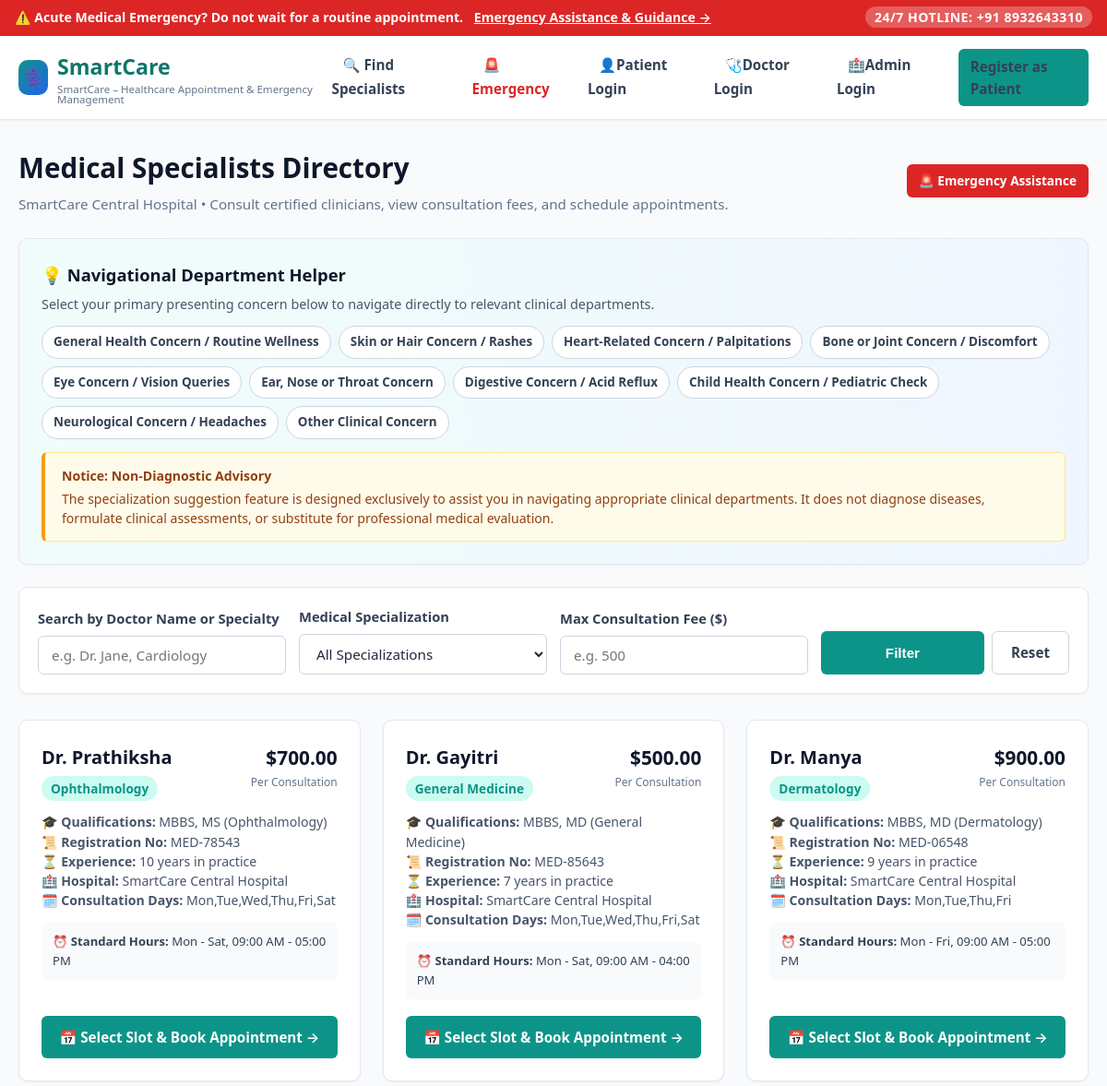
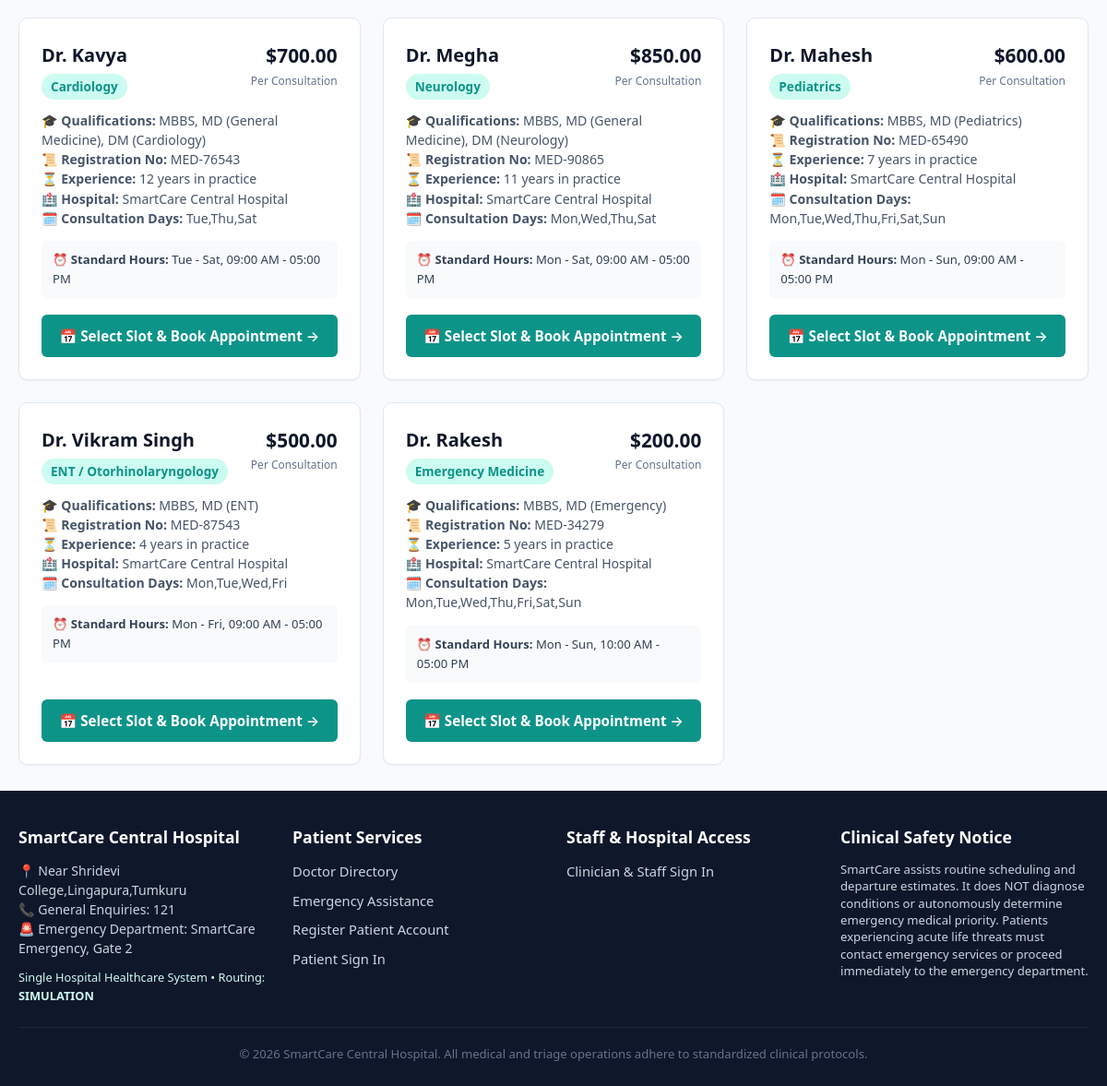
/find-doctors/, run on the app's committed database (2 pictures, top to bottom).
### core/models.py (models this page shows, shortened)
class DoctorProfile(models.Model):
    SPECIALIZATION_CHOICES = (
        ('General Medicine', 'General Medicine'),
        ('Cardiology', 'Cardiology'),
        ('Neurology', 'Neurology'),
        ('Dermatology', 'Dermatology'),
        ('Orthopedics', 'Orthopedics'),
        ('Pediatrics', 'Pediatrics'),
        ('Ophthalmology', 'Ophthalmology'),
        ('Gastroenterology', 'Gastroenterology'),
        ('Pulmonology', 'Pulmonology'),
        ('Emergency Medicine', 'Emergency Medicine'),
        ('ENT / Otorhinolaryngology', 'ENT / Otorhinolaryngology'),
        ('Psychiatry', 'Psychiatry'),
    )
    user = models.OneToOneField(User, on_delete=models.CASCADE, related_name='doctor_profile')
    specialization = models.CharField(max_length=100, choices=SPECIALIZATION_CHOICES, default='General Medicine')
    qualification = models.CharField(max_length=150)
    registration_number = models.CharField(max_length=50, unique=True)
    experience_years = models.PositiveIntegerField(default=1)
    hospital_name = models.CharField(max_length=150, default="SmartCare Central Hospital")
    hospital_address = models.CharField(max_length=255, default="100 Healthcare Blvd, Metro City")
    hospital_lat = models.FloatField(default=12.971598)
    hospital_lng = models.FloatField(default=77.594562)
    consultation_fee = models.DecimalField(max_digits=10, decimal_places=2, default=500.00)
    available_days = models.CharField(max_length=150, default="Mon,Tue,Wed,Thu,Fri", help_text="Comma-separated working days e.g. Mon,Tue,Wed,Thu,Fri")
    availability_summary = models.CharField(max_length=200, default="Mon - Fri, 09:00 AM - 05:00 PM")
    slot_duration_minutes = models.PositiveIntegerField(default=30)
    work_start_time = models.TimeField(default="09:00:00")
    work_end_time = models.TimeField(default="17:00:00")
    is_active = models.BooleanField(default=True, help_text="Active doctors are displayed in search and available for appointments")
    is_accepting_emergencies = models.BooleanField(default=True)
    created_at = models.DateTimeField(auto_now_add=True)
    updated_at = models.DateTimeField(auto_now=True)

class User(AbstractUser):
    ROLE_CHOICES = (
        ('patient', 'Patient'),
        ('doctor', 'Doctor'),
        ('staff', 'Clinical Staff'),
        ('admin', 'Administrator'),
    )
    role = models.CharField(max_length=20, choices=ROLE_CHOICES, default='patient')
    contact_number = models.CharField(max_length=20, blank=True)

### appointments/views.py (the view, shortened to what this page needs)
# urls.py: path('find-doctors/', views.find_doctors_view, name='find_doctors'),
def find_doctors_view(request):
    concern_filter = request.GET.get('concern', '').strip()
    specialization_filter = request.GET.get('specialization', '').strip()
    query = request.GET.get('q', '').strip()
    max_fee = request.GET.get('max_fee', '').strip()
    doctors = DoctorProfile.objects.filter(is_active=True).select_related('user')
    matched_concern = None
    if concern_filter:
        for c in HEALTH_CONCERNS_MAP:
            if c['id'] == concern_filter:
                specialization_filter = c['specialization']
                matched_concern = c
                break
    if specialization_filter:
        doctors = doctors.filter(specialization__icontains=specialization_filter)
    if max_fee:
        try:
            doctors = doctors.filter(consultation_fee__lte=float(max_fee))
        except ValueError:
            pass
    return render(request, 'find_doctors.html', {
        'doctors': doctors,
        'specializations': [s[0] for s in DoctorProfile.SPECIALIZATION_CHOICES],
        'concerns_map': HEALTH_CONCERNS_MAP,
        'selected_specialization': specialization_filter,
        'selected_concern': concern_filter,
        'matched_concern': matched_concern,
        'query': query,
        'max_fee': max_fee,
        'hospital_name': getattr(settings, 'DEFAULT_HOSPITAL_NAME', 'SmartCare Central Hospital'),
        'hospital_address': getattr(settings, 'DEFAULT_HOSPITAL_ADDRESS', '100 Healthcare Blvd, Metro City'),
    })

### templates/find_doctors.html (shortened to what this page needs)
{% extends 'base.html' %}
{% load static %}
{% block content %}
<div class="dashboard-header">
  <div>
    <h1>Medical Specialists Directory</h1>
    <p class="dashboard-subtitle">
      {{ DEFAULT_HOSPITAL_NAME }} &bull; Consult certified clinicians, view consultation fees, and schedule appointments.
    </p>
  </div>
  <div>
    <a href="{% url 'emergency_advisory' %}" class="btn btn-danger btn-sm">
      🚨 Emergency Assistance
    </a>
  </div>
</div>
<div class="card" style="margin-bottom: 24px; background:linear-gradient(to right, #f0fdfa, #eff6ff);">
  <h3 style="font-size:1.15rem; color:var(--slate-900); margin-bottom:6px;">
    💡 Navigational Department Helper
  </h3>
  <p style="font-size:0.9rem; color:var(--slate-600); margin-bottom:12px;">
    Select your primary presenting concern below to navigate directly to relevant clinical departments.
  </p>
  <div style="display:flex; gap:8px; flex-wrap:wrap;">
    {% for c in concerns_map %}
      <a href="?concern={{ c.id }}"
         class="btn btn-sm {% if selected_concern == c.id %}btn-primary{% else %}btn-outline{% endif %}"
         style="border-radius:9999px; font-size:0.84rem;">
        {{ c.title }}
      </a>
    {% endfor %}
  </div>
  <div class="clinical-disclaimer-box" style="margin-top:14px; margin-bottom:0;">
    <strong>Notice: Non-Diagnostic Advisory</strong>
    The specialization suggestion feature is designed exclusively to assist you in navigating appropriate clinical departments. It does not diagnose diseases, formulate clinical assessments, or substitute for professional medical evaluation.
  </div>
</div>
<div class="filter-bar">
  <form method="GET" class="filter-bar-grid">
    <div class="form-group" style="margin-bottom:0;">
      <label for="id-q">Search by Doctor Name or Specialty</label>
      <input type="text" name="q" id="id-q" value="{{ query }}" placeholder="e.g. Dr. Jane, Cardiology" class="form-control">
    </div>
    <div class="form-group" style="margin-bottom:0;">
      <label for="id-specialization">Medical Specialization</label>
      <select name="specialization" id="id-specialization" class="form-control">
        <option value="">All Specializations</option>
      </select>
    </div>
    <div class="form-group" style="margin-bottom:0;">
      <label for="id-max-fee">Max Consultation Fee ($)</label>
      <input type="number" name="max_fee" id="id-max-fee" value="{{ max_fee }}" placeholder="e.g. 500" class="form-control">
    </div>
    <div style="display:flex; gap:8px;">
      <button type="submit" class="btn btn-primary" style="flex:1;">Filter</button>
      <a href="{% url 'find_doctors' %}" class="btn btn-outline">Reset</a>
    </div>
  </form>
</div>
<div class="cards-grid">
  {% for doctor in doctors %}
    <div class="card" style="display:flex; flex-direction:column; justify-content:space-between;">
      <div>
        <div style="display:flex; justify-content:space-between; align-items:flex-start; margin-bottom:12px;">
          <div>
            <h2 style="font-size:1.25rem; font-weight:800; color:var(--slate-900);">
              Dr. {{ doctor.user.get_full_name }}
            </h2>
            <span style="font-size:0.85rem; font-weight:700; color:var(--primary-teal); background:var(--primary-teal-light); padding:3px 10px; border-radius:9999px; display:inline-block; margin-top:4px;">
              {{ doctor.specialization }}
            </span>
          </div>
          <div style="text-align:right;">
            <div style="font-size:1.3rem; font-weight:800; color:var(--slate-900);">${{ doctor.consultation_fee }}</div>
            <div style="font-size:0.75rem; color:var(--slate-500);">Per Consultation</div>
          </div>
        </div>
        <div style="margin-bottom:14px; font-size:0.88rem; color:var(--slate-600); line-height:1.5;">
          <p>🎓 <strong>Qualifications:</strong> {{ doctor.qualification }}</p>
          <p>📜 <strong>Registration No:</strong> {{ doctor.registration_number }}</p>
          <p>⏳ <strong>Experience:</strong> {{ doctor.experience_years }} years in practice</p>
          <p>🏥 <strong>Hospital:</strong> {{ DEFAULT_HOSPITAL_NAME }}</p>
          <p>🗓️ <strong>Consultation Days:</strong> {{ doctor.available_days }}</p>
        </div>
        <div style="background:var(--slate-50); padding:10px 12px; border-radius:var(--radius-sm); margin-bottom:18px; font-size:0.82rem; color:var(--slate-700);">
          ⏰ <strong>Standard Hours:</strong> {{ doctor.availability_summary }}
        </div>
      </div>
      <div>
        <a href="{% url 'book_appointment' doctor.id %}" class="btn btn-primary" style="width:100%; padding:10px;">
          📅 Select Slot & Book Appointment &rarr;
        </a>
      </div>
    </div>
  {% endfor %}
</div>
{% endblock %}

### templates/base.html (shortened to what this page needs)
{% load static %}
<!DOCTYPE html>
<html lang="en">
<head>
  <link rel="stylesheet" href="{% static 'css/style.css' %}">
  <link rel="stylesheet" href="{% static 'css/dashboard.css' %}">
  <link rel="stylesheet" href="{% static 'css/forms.css' %}">
</head>
<body>
  <div class="emergency-top-bar">
    <div>
      <span>⚠️ Acute Medical Emergency?</span>
      <strong>Do not wait for a routine appointment.</strong>
      <a href="{% url 'emergency_advisory' %}">Emergency Assistance & Guidance &rarr;</a>
    </div>
    <div>
      <span class="emergency-call">24/7 HOTLINE: +91 8932643310</span>
    </div>
  </div>
  <header>
    <div class="navbar">
      <a href="{% url 'home' %}" class="brand">
        <span class="brand-icon">⚕️</span>
        <div>
          <span>{{ APP_NAME }}</span>
          <span style="display:block; font-size:0.72rem; font-weight:500; color:var(--slate-500); line-height:1;">
            SmartCare – Healthcare Appointment & Emergency Management
          </span>
        </div>
      </a>
      <nav>
        <ul class="nav-links">
          <li><a href="{% url 'find_doctors' %}">🔍 Find Specialists</a></li>
          <li><a href="{% url 'emergency_advisory' %}" style="color:#dc2626; font-weight:700;">🚨 Emergency</a></li>
          {% if user.is_authenticated %}
            {% if user.is_patient %}
              <li><a href="{% url 'patient_dashboard' %}">📋 My Appointments</a></li>
            {% elif user.is_doctor %}
              <li><a href="{% url 'doctor_dashboard' %}">🩺 My Consultations</a></li>
              <li><a href="{% url 'doctor_availability' %}">⏰ My Availability</a></li>
            {% endif %}
            {% if is_hospital_admin %}
              <li><a href="{% url 'admin_doctor_list' %}">👨‍⚕️ Doctors</a></li>
              <li><a href="{% url 'admin_doctor_create' %}" class="btn btn-sm btn-primary" style="padding:4px 10px; font-size:0.82rem;">+ Add Doctor</a></li>
              <li><a href="{% url 'admin_patient_list' %}">👥 Patients</a></li>
              <li><a href="{% url 'admin_appointment_list' %}">📋 Appointments</a></li>
            {% endif %}
            {% if is_clinical_staff %}
              <li><a href="{% url 'emergency_queue_dashboard' %}" class="nav-badge-emergency">🚨 Emergency Queue</a></li>
            {% endif %}
            <li>
              <span class="user-nav-badge">
                {{ user.get_full_name|default:user.username }}
                {% if user.is_doctor %}(Doctor)
                {% elif is_hospital_admin %}(Hospital Admin)
                {% elif is_clinical_staff %}(Clinical Staff)
                {% else %}(Patient){% endif %}
              </span>
            </li>
            <li><a href="{% url 'logout' %}" class="btn btn-sm btn-outline">Sign Out</a></li>
          {% else %}
            <li><a href="{% url 'patient_login' %}">👤Patient Login</a></li>
            <li><a href="{% url 'doctor_login' %}">🩺Doctor Login</a></li>
            <li><a href="{% url 'admin_login' %}">🏥Admin Login</a></li>
            <li><a href="{% url 'patient_register' %}" class="btn btn-sm btn-primary">Register as Patient</a></li>
          {% endif %}
        </ul>
      </nav>
    </div>
  </header>
  <main>
    <div class="container">
      {% block content %}{% endblock %}
    </div>
  </main>
  <footer>
    <div class="footer-container">
      <div class="footer-col">
        <h4>{{ DEFAULT_HOSPITAL_NAME }}</h4>
        <p style="color:var(--slate-400); font-size:0.88rem; line-height:1.5;">
          📍 Near Shridevi College,Lingapura,Tumkuru<br>
          📞 General Enquiries: 121<br>
          🚨 Emergency Department: SmartCare Emergency, Gate 2
        </p>
        <p style="margin-top:10px; font-size:0.8rem; color:var(--primary-teal-light);">
          Single Hospital Healthcare System &bull; Routing: <strong>{{ ROUTING_PROVIDER|upper }}</strong>
        </p>
      </div>
      <div class="footer-col">
        <h4>Patient Services</h4>
        <ul>
          <li><a href="{% url 'find_doctors' %}">Doctor Directory</a></li>
          <li><a href="{% url 'emergency_advisory' %}">Emergency Assistance</a></li>
          <li><a href="{% url 'patient_register' %}">Register Patient Account</a></li>
          <li><a href="{% url 'login' %}">Patient Sign In</a></li>
        </ul>
      </div>
      <div class="footer-col">
        <h4>Staff & Hospital Access</h4>
        <ul>
          <li><a href="{% url 'login' %}">Clinician & Staff Sign In</a></li>
        </ul>
      </div>
      <div class="footer-col">
        <h4>Clinical Safety Notice</h4>
        <p style="font-size:0.82rem; color:var(--slate-400); line-height:1.4;">
          SmartCare assists routine scheduling and departure estimates. It does NOT diagnose conditions or autonomously determine emergency medical priority. Patients experiencing acute life threats must contact emergency services or proceed immediately to the emergency department.
        </p>
      </div>
    </div>
    <div class="footer-bottom">
      &copy; 2026 {{ DEFAULT_HOSPITAL_NAME }}. All medical and triage operations adhere to standardized clinical protocols.
    </div>
  </footer>
</body>
</html>

### static/css/dashboard.css (style rules this page uses)
.dashboard-header { display: flex; justify-content: space-between; align-items: center; margin-bottom: 24px; flex-wrap: wrap; gap: 16px; }
.dashboard-header h1 { font-size: 1.85rem; font-weight: 800; color: var(--slate-900); }
.dashboard-subtitle { color: var(--slate-500); font-size: 0.95rem; margin-top: 4px; }

### static/css/forms.css (style rules this page uses)
.form-group { margin-bottom: 20px; }
.form-group label { display: block; font-weight: 600; font-size: 0.92rem; color: var(--slate-700); margin-bottom: 6px; }
.form-control { width: 100%; padding: 10px 14px; font-size: 0.95rem; font-family: inherit; color: var(--slate-800); background-color: var(--white); border: 1px solid var(--slate-300); border-radius: var(--radius-sm); transition: border-color 0.15s ease, box-shadow 0.15s ease; }
.filter-bar { background: var(--white); border: 1px solid var(--slate-200); border-radius: var(--radius-md); padding: 20px; margin-bottom: 28px; box-shadow: var(--shadow-sm); }
.filter-bar-grid { display: grid; grid-template-columns: repeat(auto-fit, minmax(200px, 1fr)); gap: 14px; align-items: flex-end; }

### data on the page
DoctorProfile: user.get_full_name "Prathiksha", specialization "Ophthalmology", consultation_fee "700.00", qualification "MBBS, MS (Ophthalmology)", registration_number "MED-78543", experience_years "10", hospital_name "SmartCare Central Hospital", available_days "Mon,Tue,Wed,Thu,Fri,Sat", availability_summary "Mon - Sat, 09:00 AM - 05:00 PM"
DoctorProfile: user.get_full_name "Gayitri", specialization "General Medicine", consultation_fee "500.00", qualification "MBBS, MD (General Medicine)", registration_number "MED-85643", experience_years "7", hospital_name "SmartCare Central Hospital", available_days "Mon,Tue,Wed,Thu,Fri,Sat", availability_summary "Mon - Sat, 09:00 AM - 04:00 PM"
DoctorProfile: user.get_full_name "Manya", specialization "Dermatology", consultation_fee "900.00", qualification "MBBS, MD (Dermatology)", registration_number "MED-06548", experience_years "9", hospital_name "SmartCare Central Hospital", available_days "Mon,Tue,Thu,Fri", availability_summary "Mon - Fri, 09:00 AM - 05:00 PM"
DoctorProfile: user.get_full_name "Kavya", specialization "Cardiology", consultation_fee "700.00", qualification "MBBS, MD (General Medicine), DM (Cardiology)", registration_number "MED-76543", experience_years "12", hospital_name "SmartCare Central Hospital", available_days "Tue,Thu,Sat", availability_summary "Tue - Sat, 09:00 AM - 05:00 PM"
DoctorProfile: user.get_full_name "Megha", specialization "Neurology", consultation_fee "850.00", qualification "MBBS, MD (General Medicine), DM (Neurology)", registration_number "MED-90865", experience_years "11", hospital_name "SmartCare Central Hospital", available_days "Mon,Wed,Thu,Sat", availability_summary "Mon - Sat, 09:00 AM - 05:00 PM"
DoctorProfile: user.get_full_name "Mahesh", specialization "Pediatrics", consultation_fee "600.00", qualification "MBBS, MD (Pediatrics)", registration_number "MED-65490", experience_years "7", hospital_name "SmartCare Central Hospital", available_days "Mon,Tue,Wed,Thu,Fri,Sat,Sun", availability_summary "Mon - Sun, 09:00 AM - 05:00 PM"
DoctorProfile: user.get_full_name "Vikram Singh", specialization "ENT / Otorhinolaryngology", consultation_fee "500.00", qualification "MBBS, MD (ENT)", registration_number "MED-87543", experience_years "4", hospital_name "SmartCare Central Hospital", available_days "Mon,Tue,Wed,Fri", availability_summary "Mon - Fri, 09:00 AM - 05:00 PM"
DoctorProfile: user.get_full_name "Rakesh", specialization "Emergency Medicine", consultation_fee "200.00", qualification "MBBS, MD (Emergency)", registration_number "MED-34279", experience_years "5", hospital_name "SmartCare Central Hospital", available_days "Mon,Tue,Wed,Thu,Fri,Sat,Sun", availability_summary "Mon - Sun, 10:00 AM - 05:00 PM"

### other printed values
{{ APP_NAME }} "SmartCare"
{{ DEFAULT_HOSPITAL_NAME }} "SmartCare Central Hospital"
{{ c.title }} "General Health Concern / Routine Wellness" "Skin or Hair Concern / Rashes" "Heart-Related Concern / Palpitations" "Bone or Joint Concern / Discomfort" "Eye Concern / Vision Queries" "Ear, Nose or Throat Concern" "Digestive Concern / Acid Reflux" "Child Health Concern / Pediatric Check" "Neurological Concern / Headaches" "Other Clinical Concern"
{{ ROUTING_PROVIDER|upper }} "SIMULATION"
